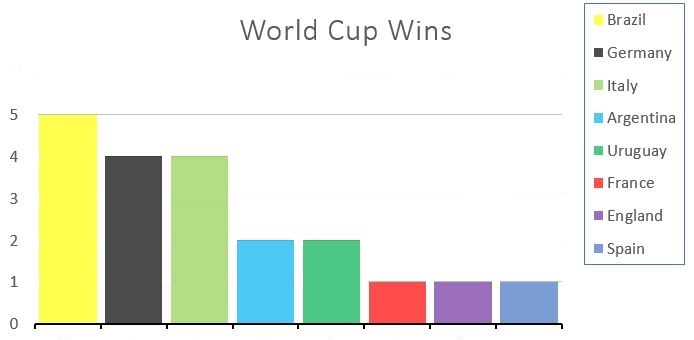
%> input picture 2.JPG, 694 x 340 px
$ octave --eval "result = fun1(imread('2.JPG'));"   (GNU Octave 9; MATLAB toolbox functions it lacks are replaced by stand-ins)
%> lines starting %> are read from the running program, lines starting %| are printed output that depends on the picture; in (x1, y1, x2, y2) boxes, pixels count from 0 and x2, y2 are one past the last pixel; in counts of white or black regions, pixels touching at a corner belong together; the program's own positions count from 1
function [ maximumNumVal, maxY] = fun1(I)

[row  cols channels]=size(I);
%> row = 340; cols = 694; channels = 3
cropedImg=I(:,2:floor(cols/10),:);
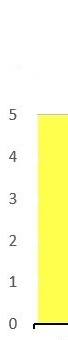
%> cropedImg: size 340x68x3 uint8; mean R, G, B 252.2, 252.3, 204.7
%figure,imshow(cropedImg);

crop = rgb2gray(cropedImg);
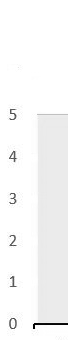
%> crop: size 340x68 uint8; min 0, max 255, mean 246.9
BW = im2bw(crop);
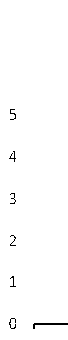
%> BW: size 340x68 logical; 99.1% white; black in thin lines or dots, all inside (x1, y1, x2, y2) = (9, 109, 68, 329)

%> (the run ends here)

$ run again, on 3.jpg
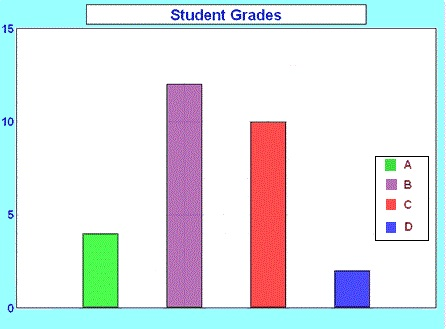
%> input picture 3.jpg, 446 x 329 px
%> in fun1, `crop = rgb2gray(cropedImg);`:
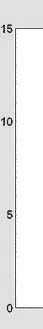
%> crop: size 329x43 uint8; min 20, max 255, mean 235.6
%> in fun1, `BW = im2bw(crop);`:
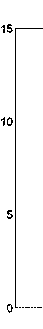
%> BW: size 329x43 logical; 96.7% white; black in thin lines or dots, all inside (x1, y1, x2, y2) = (1, 24, 43, 313)
